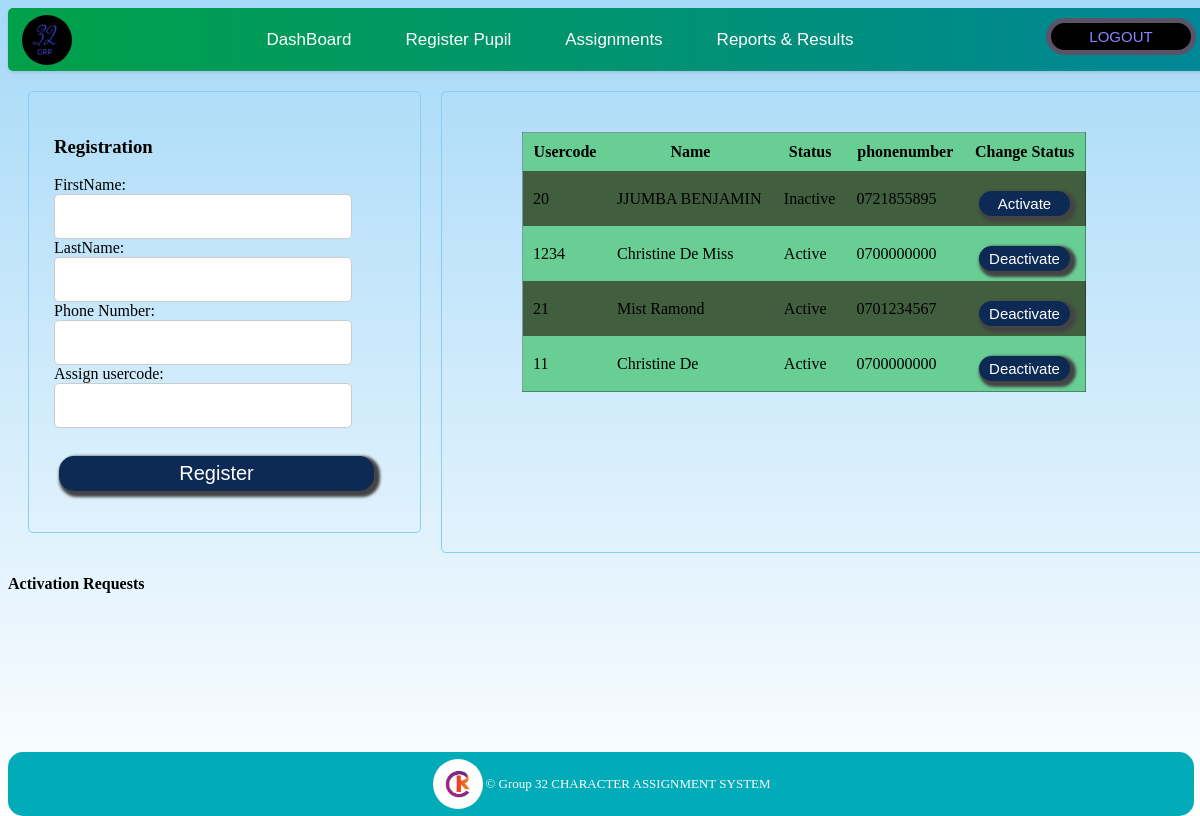
/register.php, run on the app's committed database.
### tables this page shows
CREATE TABLE IF NOT EXISTS `pupil` (
  `Usercode` int(11) NOT NULL,
  `firstname` varchar(20) NOT NULL,
  `lastname` varchar(20) NOT NULL,
  `phonenumber` varchar(10) NOT NULL,
  `activeInactive` varchar(20) DEFAULT 'Active',
  `teacherUsername` varchar(10) NOT NULL,
  PRIMARY KEY (`Usercode`),
  KEY `teacherUsername` (`teacherUsername`)
);

### register.php (the view, shortened to what this page needs)
<?php
require "header.php";
?>
<?php
$hostname = "localhost";
$username = "root";
$password = "";
$dbname = "kinderCare_sys";
$conn = mysqli_connect($hostname, $username, $password, $dbname);
$query = "SELECT Usercode, firstname, lastname,phonenumber,activeInactive FROM pupil";
$result = mysqli_query($conn, $query);
?>
<main>
        <div id="reg">
        <div class="container">
            <h3>Registration</h3>
            <form action="includes/register.inc.php" method="POST">
                FirstName:<br>
                <div class="inputfeild">
                <input type="text" name="fName"><br>
                </div>
                LastName:<br>
                <div class="inputfeild">
                <input type="text" name="lName"><br>
                </div>
                Phone Number:<br>
                <div class="inputfeild">
                <input type="text" name="phone"><br>
                </div>
                Assign usercode:<br>
                <div class="inputfeild">
                <input type="password" name="code"><br><br>
                </div>
                <button type="submit" name="reg" class="button">Register</button>
            </form>
        </div>
        <div class="register">
        <table>
                <form action="includes/status.inc.php" method="POST">
                <tr style="text-display:bold";>
                    <th>Usercode</th>
                    <th>Name</th>
                    <th>Status</th>
                    <th>phonenumber</th>
                    <th>Change Status</th>
                </tr>
                <?php while($row = mysqli_fetch_array($result)):;?>
                <tr>
                    <td><?php echo $row["Usercode"];?></td>
                    <td><?php echo $row["lastname"]," ",$row["firstname"];?></td>
                    <td><?php echo $row["activeInactive"];?></td>
                    <td><?php echo $row["phonenumber"];?></td>
                    <td>
                        <?php
                        if($row['activeInactive']=="Active") {
                            echo '<button name="statusChange" class="d_activate">Deactivate</button>';
                        }
                        else if($row['activeInactive']=="Inactive") {
                            echo '<button name="statusChange" class="activate">Activate</button>';
                        }
                        ?>
                    </td>
                </tr>
                <?php endwhile;?>
                </form>
            </table>
        </div>
    </div>
    <div class="activation">
        <h4>Activation Requests</h4>
    </div>
</main>
<?php
require "footer.php";
?>

### header.php (shortened to what this page needs)
<html lang="en">
<head>
    <link rel="stylesheet" href="kinder.css">
</head>
<header>
    <a href="welDash.php"><img class="logo" src="img/logo.png" alt="logo"></a>
    <nav>
        <h4>
            <a href="welDash.php">DashBoard</a>
        </h4>
        <h4>
            <a href="register.php">Register Pupil</a>
        </h4>
        <h4>
            <a href="assignment.php">Assignments</a>
        </h4>
        <h4>
            <a href="form.php">Reports & Results</a>
        </h4>
    </nav>
    <form action="includes/logout.inc.php" method="post">
    <div class="f_bttn">
    <input type="submit" name="logout" value="LOGOUT">
    </div>
    </form>
</header>
</html>

### footer.php
<footer>
    <img class="logo" src="img/kindercare_logo.jpg" alt="logo">
    <div>
        <p>&copy; Group 32 CHARACTER ASSIGNMENT SYSTEM</p>
    </div>
</footer>

### kinder.css (style rules this page uses)
footer { align-items:center; justify-content: center; background-color: #02abb8; color: white; padding: 5px; position: fixed; bottom: 0; border: none; border-radius: 15px; width: 98%; display:flex; flex-direction:row; font-size: 13px; }
.inputfeild input { height: 100%; padding-left: 15px; width : 85%; border-radius: 5px; border: 1px solid #ccc; font-size: 17px; transition: all 0.3s ease 0s; }
.f_bttn input { border: 5px solid #5b5469; background-color: black; width: 150px; color: rgb(139, 131, 255); outline: none; border-radius: 25px; padding: 5px; font: 400 15px Ubuntu,Arial; cursor: pointer; margin-top: 10px; transition: all 0.3s ease 0s; }
header { display: flex; background: linear-gradient(to right, #00a149 0%, #008697 100%); margin: 0; border-radius: 5px; box-shadow: 0 2px 3px 0 rgba(0, 0, 0, .1); justify-content: space-between; align-items: center; padding: 0px 1%; }
nav { padding: 0; }
.logo { cursor: pointer; border: 2px solid rgba(0, 0, 0, 0); border-radius: 35px; height: 50px; width: 50px; }
nav h4 { display: inline; padding: 0px 25px; border-radius: 7px; }
nav h4 a { transition: all 0.3s ease 0s; text-decoration: none; color: #ffff; margin:0px; font: 400 17px Ubuntu,Arial; }
.button { margin-top: 10px; width: 90%; height: 35px; border: none; outline: none; background: #0d2a55; color: #fff; cursor: pointer; border-radius: 15px; margin-left: 5px; box-shadow: 3px 3px 3px 3px #444444; font: 400 20px Ubuntu,Arial; transition: all 0.3s ease 0s; }
button { margin-top: 10px; width: 90%; height: 25px; border: none; outline: none; background: #0d2a55; color: #fff; cursor: pointer; border-radius: 15px; margin-left: 5px; box-shadow: 3px 3px 3px 3px #444444; font: 400 15px Ubuntu,Arial; transition: all 0.3s ease 0s; }
.container { margin: 20px; max-width: 350px; width: 100%; border-radius: 5px; padding: 25px; border: 1px solid lightskyblue; text-align: left; padding-right: 16px; }
.container .inputfeild { display: flex; height: 45px; width: 100%; margin: 0px 0; transition: all 0.3s ease 0s; }
#reg { display: flex; width:100%; }
th { text-align: center; padding-left: 10px; }
table { width: 80%; border-collapse: collapse; border: 1px solid rgba(0, 0, 0, 0.333); margin: 10px; margin-left: 50px; border-radius: 5px; }
table tr:nth-child(even) { background-color: #415e3e; }
table tr:nth-child(odd) { background-color: rgba(102, 206, 145, 0.966); }
table tr td ,th { padding: 10px; }
.register { padding:30px; border: 1px solid lightskyblue; width: 65%; margin-top: 20px; overflow-y: scroll; border-radius: 5px; }

### data on the page
pupil: Usercode "20", lastname "JJUMBA", firstname "BENJAMIN", activeInactive "Inactive", phonenumber "0721855895", shows "Activate"
pupil: Usercode "1234", lastname "Christine", firstname "De Miss", activeInactive "Active", phonenumber "0700000000", shows "Deactivate"
pupil: Usercode "21", lastname "Mist", firstname "Ramond", activeInactive "Active", phonenumber "0701234567", shows "Deactivate"
pupil: Usercode "11", lastname "Christine", firstname "De", activeInactive "Active", phonenumber "0700000000", shows "Deactivate"
